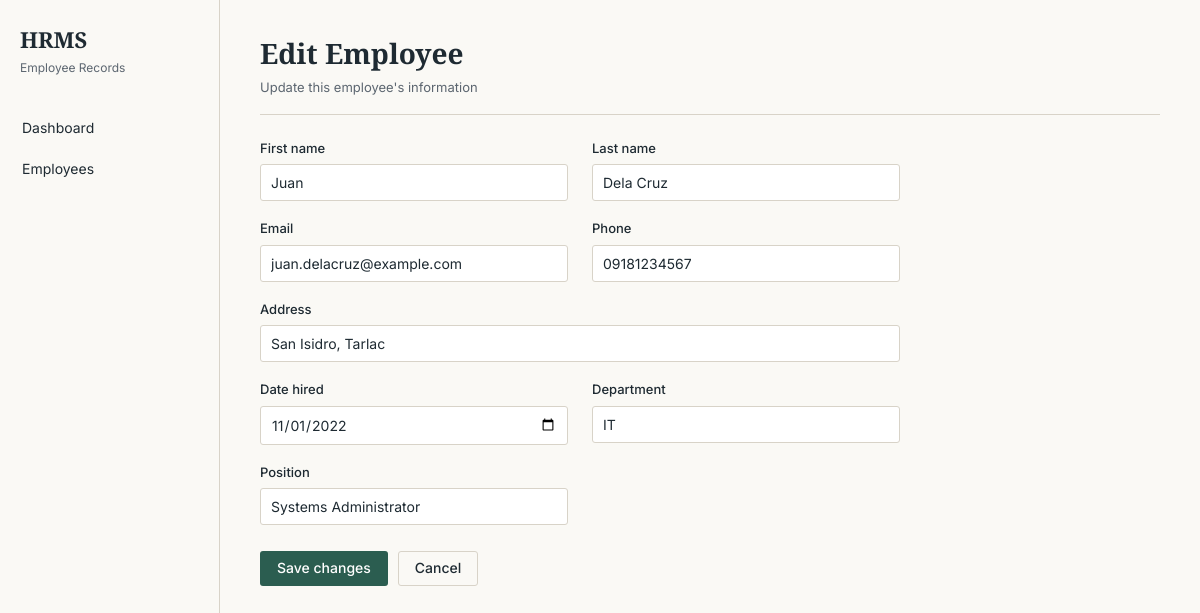
The app's page /employee_form.php?id=2, older data.
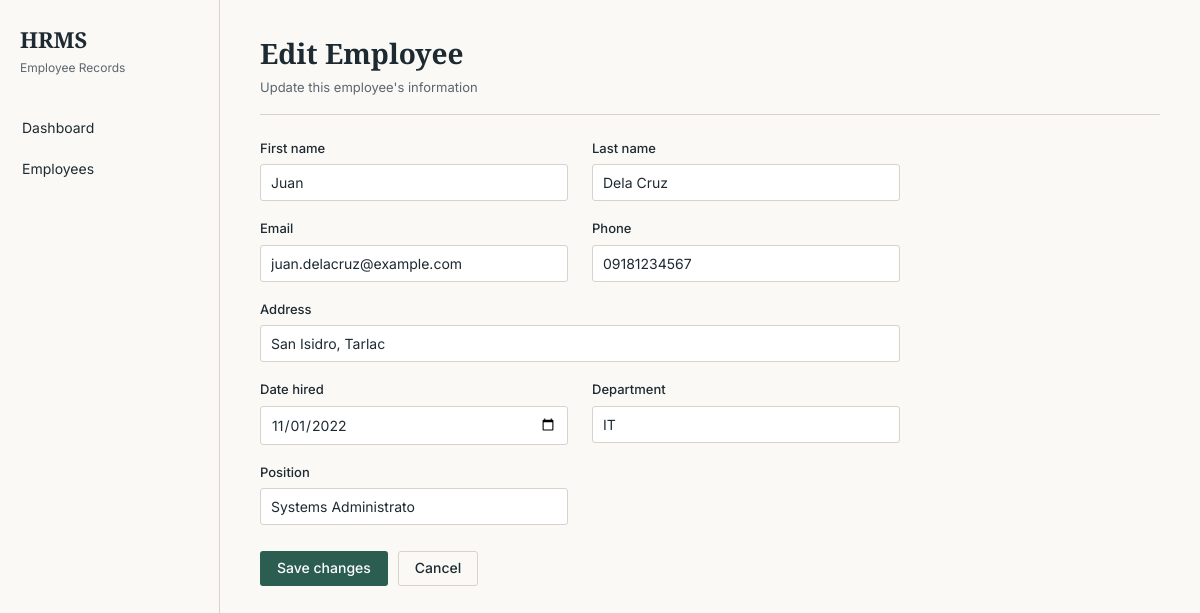
The same page, newer data.
### tables this page shows
CREATE TABLE IF NOT EXISTS employees (
	employee_id INT PRIMARY KEY AUTO_INCREMENT,
    first_name VARCHAR(50) NOT NULL,
    last_name VARCHAR(50) NOT NULL,
    email VARCHAR(100) NOT NULL UNIQUE,
    phone VARCHAR(13) NOT NULL UNIQUE,
    `address` VARCHAR(120),
    date_hired DATE NOT NULL,
    department VARCHAR(30) NOT NULL,
    `position` VARCHAR(20),
    created_at TIMESTAMP DEFAULT CURRENT_TIMESTAMP
);

### includes/db_connect.php (called while the page is built, shortened)
<?php
require_once __DIR__ . '/../classes/user.php';
require_once __DIR__ . '/../classes/employee.php';
$database = new db();
$conn = $database->getConnection();
$employee = new Employee($conn);

### classes/user.php (called while the page is built, shortened)
<?php
class User {
    public function __construct(PDO $db) {
        try {
            $this->conn = $db;
        } catch (Throwable $e) {
            error_log("User initialization error: " . $e->getMessage());
            throw $e;
        }
    }
}

### classes/employee.php (called while the page is built, shortened)
<?php
require_once 'user.php';
class Employee extends User {
    private $empTable = 'employees';
    public function getEmployeeById(int $employee_id): bool|array {
        try {
            $query = "SELECT * FROM " . $this->empTable . " WHERE employee_id = :employee_id";
            $stmt = $this->conn->prepare($query);
            $stmt->bindParam(':employee_id', $employee_id, PDO::PARAM_INT);
            $stmt->execute();
            return $stmt->fetch(PDO::FETCH_ASSOC);
        } catch (Throwable $e) {
            error_log("Error fetching employee by ID: " . $e->getMessage());
            return false;
        }
    }
}

### employee_form.php (the view, shortened to what the changed rows need)
<?php
require_once __DIR__ . '/includes/db_connect.php';
$isEdit = false;
$errors = [];
$data = [
    'first_name' => '',
    'last_name'  => '',
    'email'      => '',
    'phone'      => '',
    'address'    => '',
    'date_hired' => '',
    'department' => '',
    'position'   => '',
];
if ($_SERVER['REQUEST_METHOD'] === 'POST') {
    $employeeId = !empty($_POST['employee_id']) ? (int)$_POST['employee_id'] : null;
    $isEdit = $employeeId !== null;
    $data['first_name'] = trim($_POST['first_name'] ?? '');
    $data['last_name']  = trim($_POST['last_name'] ?? '');
    $data['email']      = trim($_POST['email'] ?? '');
    $data['phone']      = trim($_POST['phone'] ?? '');
    $data['address']    = trim($_POST['address'] ?? '');
    $data['date_hired'] = trim($_POST['date_hired'] ?? '');
    $data['department'] = trim($_POST['department'] ?? '');
    $data['position']   = trim($_POST['position'] ?? '');
    if ($data['first_name'] === '') $errors['first_name'] = 'First name is required.';
    if ($data['last_name'] === '') $errors['last_name'] = 'Last name is required.';
    if ($data['email'] === '') {
        $errors['email'] = 'Email is required.';
    } elseif (!filter_var($data['email'], FILTER_VALIDATE_EMAIL)) {
        $errors['email'] = 'Enter a valid email address.';
    }
    if ($data['date_hired'] === '') {
        $errors['date_hired'] = 'Date hired is required.';
    }
    if ($data['department'] === '') $errors['department'] = 'Department is required.';
    if ($data['position'] === '') $errors['position'] = 'Position is required.';
    if (empty($errors['email'])) {
        $dupQuery = "SELECT employee_id FROM employees WHERE email = :email";
        if ($isEdit) {
            $dupQuery .= " AND employee_id != :employee_id";
        }
        $dupStmt = $conn->prepare($dupQuery);
        $dupStmt->bindValue(':email', $data['email'], PDO::PARAM_STR);
        if ($isEdit) {
            $dupStmt->bindValue(':employee_id', $employeeId, PDO::PARAM_INT);
        }
        $dupStmt->execute();
        if ($dupStmt->fetch()) {
            $errors['email'] = 'This email is already used by another employee.';
        }
    }
    if (empty($errors)) {
        if ($isEdit) {
            $employee->updateEmployee($employeeId, $data);
            header('Location: employees.php?flash=updated');
            exit;
        } else {
            $employee->createEmployee($data);
            header('Location: employees.php?flash=created');
            exit;
        }
    }
} elseif (isset($_GET['id'])) {
    $employeeId = (int)$_GET['id'];
    $existing = $employee->getEmployeeById($employeeId);
    if ($existing) {
        $data = $existing;
        $isEdit = true;
    } else {
        header('Location: employees.php');
        exit;
    }
}
require_once __DIR__ . '/includes/header.php';
?>
<div class="page-header">
    <div>
        <h1><?php echo $isEdit ? 'Edit Employee' : 'Add Employee'; ?></h1>
    </div>
</div>
<form method="post" class="form-grid" novalidate>
    <div class="form-field <?php echo isset($errors['first_name']) ? 'has-error' : ''; ?>">
        <label for="first_name">First name</label>
        <input type="text" id="first_name" name="first_name" value="<?php echo htmlspecialchars($data['first_name']); ?>">
    </div>
    <div class="form-field <?php echo isset($errors['last_name']) ? 'has-error' : ''; ?>">
        <label for="last_name">Last name</label>
        <input type="text" id="last_name" name="last_name" value="<?php echo htmlspecialchars($data['last_name']); ?>">
    </div>
    <div class="form-field <?php echo isset($errors['email']) ? 'has-error' : ''; ?>">
        <label for="email">Email</label>
        <input type="email" id="email" name="email" value="<?php echo htmlspecialchars($data['email']); ?>">
    </div>
    <div class="form-field">
        <label for="phone">Phone</label>
        <input type="text" id="phone" name="phone" value="<?php echo htmlspecialchars($data['phone']); ?>">
    </div>
    <div class="form-field full">
        <label for="address">Address</label>
        <input type="text" id="address" name="address" value="<?php echo htmlspecialchars($data['address']); ?>">
    </div>
    <div class="form-field <?php echo isset($errors['date_hired']) ? 'has-error' : ''; ?>">
        <label for="date_hired">Date hired</label>
        <input type="date" id="date_hired" name="date_hired" value="<?php echo htmlspecialchars($data['date_hired']); ?>">
    </div>
    <div class="form-field <?php echo isset($errors['department']) ? 'has-error' : ''; ?>">
        <label for="department">Department</label>
        <input type="text" id="department" name="department" value="<?php echo htmlspecialchars($data['department']); ?>">
    </div>
    <div class="form-field <?php echo isset($errors['position']) ? 'has-error' : ''; ?>">
        <label for="position">Position</label>
        <input type="text" id="position" name="position" value="<?php echo htmlspecialchars($data['position']); ?>">
    </div>
</form>
<?php require_once __DIR__ . '/includes/footer.php'; ?>

Row changes from the older to the newer data that the page shows:
changed employees "Juan": position "Systems Administrator" → "Systems Administrato"
